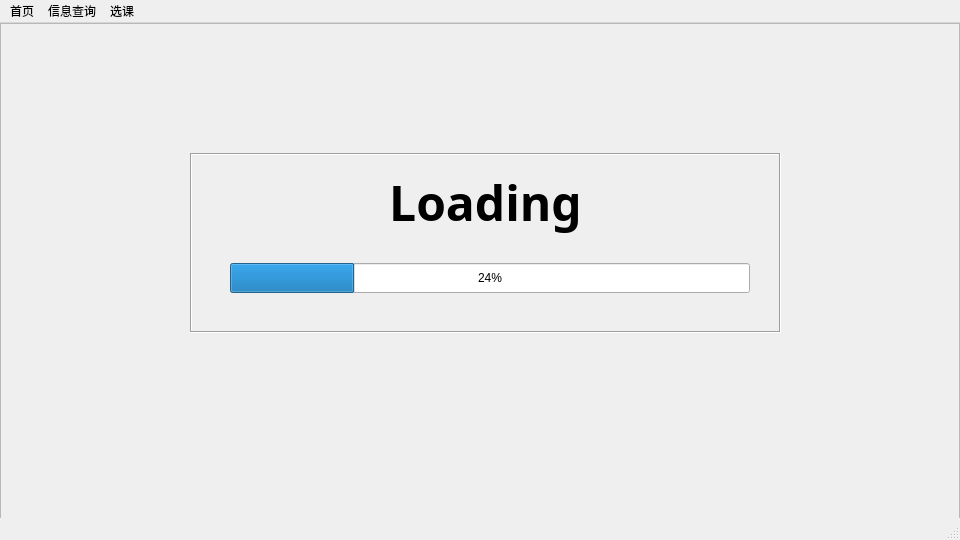
<?xml version="1.0" encoding="UTF-8"?>
<ui version="4.0">
 <class>MainWindow</class>
 <widget class="QMainWindow" name="MainWindow">
  <property name="geometry">
   <rect>
    <x>0</x>
    <y>0</y>
    <width>960</width>
    <height>540</height>
   </rect>
  </property>
  <property name="sizePolicy">
   <sizepolicy hsizetype="Fixed" vsizetype="Fixed">
    <horstretch>0</horstretch>
    <verstretch>0</verstretch>
   </sizepolicy>
  </property>
  <property name="minimumSize">
   <size>
    <width>960</width>
    <height>540</height>
   </size>
  </property>
  <property name="maximumSize">
   <size>
    <width>960</width>
    <height>540</height>
   </size>
  </property>
  <property name="windowTitle">
   <string>绝望2005第三方登陆系统</string>
  </property>
  <property name="windowIcon">
   <iconset>
    <normaloff>src/logo_school.png</normaloff>src/logo_school.png</iconset>
  </property>
  <property name="autoFillBackground">
   <bool>false</bool>
  </property>
  <widget class="QWidget" name="centralWidget">
   <widget class="QFrame" name="frame">
    <property name="geometry">
     <rect>
      <x>0</x>
      <y>0</y>
      <width>960</width>
      <height>540</height>
     </rect>
    </property>
    <property name="frameShape">
     <enum>QFrame::StyledPanel</enum>
    </property>
    <property name="frameShadow">
     <enum>QFrame::Raised</enum>
    </property>
    <widget class="QLabel" name="loadingLabel">
     <property name="geometry">
      <rect>
       <x>190</x>
       <y>130</y>
       <width>591</width>
       <height>180</height>
      </rect>
     </property>
     <property name="font">
      <font>
       <family>Kristen ITC</family>
       <pointsize>36</pointsize>
       <weight>75</weight>
       <bold>true</bold>
      </font>
     </property>
     <property name="frameShape">
      <enum>QFrame::Box</enum>
     </property>
     <property name="frameShadow">
      <enum>QFrame::Sunken</enum>
     </property>
     <property name="text">
      <string>Loading</string>
     </property>
     <property name="alignment">
      <set>Qt::AlignHCenter|Qt::AlignTop</set>
     </property>
    </widget>
    <widget class="QProgressBar" name="progressBar">
     <property name="geometry">
      <rect>
       <x>230</x>
       <y>240</y>
       <width>520</width>
       <height>30</height>
      </rect>
     </property>
     <property name="value">
      <number>24</number>
     </property>
     <property name="alignment">
      <set>Qt::AlignCenter</set>
     </property>
     <property name="invertedAppearance">
      <bool>false</bool>
     </property>
    </widget>
   </widget>
  </widget>
  <widget class="QStatusBar" name="statusBar"/>
  <widget class="QMenuBar" name="BrowerserMenuBar">
   <property name="geometry">
    <rect>
     <x>0</x>
     <y>0</y>
     <width>960</width>
     <height>23</height>
    </rect>
   </property>
   <widget class="QMenu" name="xyMenu">
    <property name="title">
     <string>信息查询</string>
    </property>
    <addaction name="cjAction"/>
    <addaction name="kbAction"/>
   </widget>
   <widget class="QMenu" name="xkMenu">
    <property name="title">
     <string>选课</string>
    </property>
    <addaction name="xsxkAction"/>
   </widget>
   <widget class="QMenu" name="syMenu">
    <property name="title">
     <string>首页</string>
    </property>
    <addaction name="syAction"/>
    <addaction name="separator"/>
    <addaction name="logoutAction"/>
   </widget>
   <addaction name="syMenu"/>
   <addaction name="xyMenu"/>
   <addaction name="xkMenu"/>
  </widget>
  <action name="cjAction">
   <property name="text">
    <string>成绩查询</string>
   </property>
  </action>
  <action name="kbAction">
   <property name="text">
    <string>课表查询</string>
   </property>
  </action>
  <action name="xsxkAction">
   <property name="text">
    <string>学生选课</string>
   </property>
  </action>
  <action name="syAction">
   <property name="text">
    <string>首页</string>
   </property>
  </action>
  <action name="logoutAction">
   <property name="text">
    <string>退出</string>
   </property>
  </action>
 </widget>
 <resources/>
 <connections/>
</ui>
